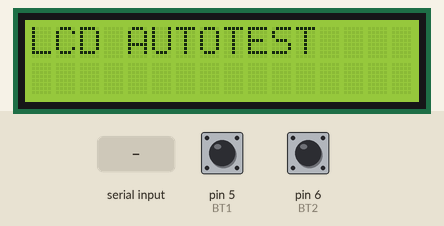
Recording of a sketch running on a simulated Arduino Uno, built with avr-gcc and run on an emulated ATmega328P. Parts: 16×2 character LCD. The test bench sets the inputs (shaded band); at power-on: pin 5 (BT1) HIGH, pin 6 (BT2) HIGH. The audio player accepts every command and is not drawn; what the sketch prints to the serial monitor is not drawn.

Above: at 0.3 s.
At 1.4 s:
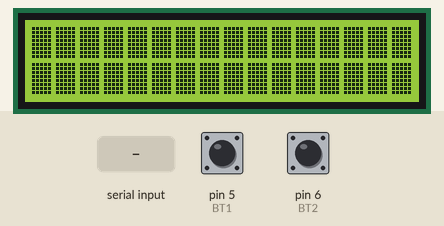
At 14.4 s:
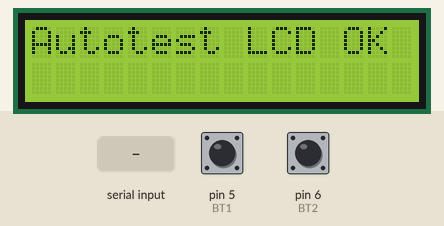

The sketch:

maintenance.ino
```cpp
#include <Wire.h>
#include <RTClib.h>
#include <LiquidCrystal_I2C.h>
//#include <LiquidCrystal.h>
#include <SoftwareSerial.h>
#include <DFRobotDFPlayerMini.h>

// Création des objets
RTC_DS3231 rtc;                                                            // Objet real time clock DS3231
LiquidCrystal_I2C lcd(0x27, 16, 2);                                        // Objet LCD : Adresse I2C = 0x27 = 0100111b, 16 colonnes, 2 lignes
//LiquidCrystal lcd(8, 9, 4, 5, 6, 7);                                     // LCD Keypad Shield V1.1 câblage classique
SoftwareSerial mySerial(10, 11);                                           // RX, TX (Pour accès à DFPlayer)
DFRobotDFPlayerMini dfplayer;                                              // Objet dfplayer

bool alarmTriggered = false;                                               // évite de relancer la musique plusieurs fois
bool PresenceDfplayer = true;                                              // Teste si MP3 présent

const int BT1 = 5;                                                         // Définition de la broche de test
const int BT2 = 6;                                                         // Définition de la broche de test

const unsigned long HOLD_TIME = 3000;                                      // 3 secondes
const unsigned long TIMEOUT_MAX = 10000;                                   // 10 secondes max pour tout le test

bool scanI2C(int nb, byte adr1, byte adr2)
    {
    byte error, address;
    int nDevices = 0;                                                      // Pas de périf pour l'instant
	bool resultat1 = false;                                                // Résultats KO au début
	bool resultat2 = false;                                                //
	bool resultat3 = false;                                                //
	bool resultat = false;                                                 //

    for (address = 1; address < 127; address++)                            // Scrute toutes les adresses possibles
        {
        Wire.beginTransmission(address);                                   // Init à l'adresse de boucle
        error = Wire.endTransmission();                                    // Fin de transmission

        if (error == 0)                                                    // Si on à 0, c'est bon
			{
            Serial.print("I2C device trouve a l'adresse 0x");              // Affiche en hexa
            if (address < 16)                                              // Si c'est moins de 16, il faut mettre un 0
                Serial.print("0");                                         //
            Serial.println(address, HEX);                                  // Affiche adresse trouvée
			if (adr1 == address)                                           // Si c'est celle du param1
			    {
                Serial.println("Afficheur LCD détecté");                   // c'est le LCD
			    resultat1 = true;                                          // Résultat bon
				}
			if (adr2 == address)                                           // Si c'est celle du param2
			    {
                Serial.println("RTC détecté");                             // c'est le RTC
			    resultat2 = true;                                          // Résultat bon
				}
            nDevices++;                                                    // Ajoute 1 aux perifs trouvés
            }
        }

    if (nDevices == 0)                                                     // Bilan comptage I2C
        Serial.println("Aucun peripherique I2C trouve.\n");                //
    else
	    {
        Serial.println("Scan termine.\n");                                 // Affichage
		if (nDevices == 2)                                                 // Si j'en ai 2, c'est bon
		    resultat3 = true;                                              //
		}
    if ((resultat1 == true) && (resultat2 == true) && (resultat3 == true)) // Combine les résultats partiels
	    {
		resultat = true;                                                   // Résultat total
        lcd.print("Autotest I2C");                                         //
		}
	return resultat;
	}

bool autotestLCD()                                                         // Fonction autotest LCD
    {
    bool reponse = true;                                                   // pour attendre une réponse clavier valide
    bool result = false;                                                   // Résultat autotest

    lcd.clear();                                                           // Efface LCD
    lcd.print("LCD AUTOTEST");                                             // Affiche
    delay(1000);                                                           // Tempo

    // Test 1 : Affichage caractères pleins
    lcd.clear();                                                           // Efface
    for (int i = 0; i < 16; i++)                                           // Pour toute la ligne
		lcd.print((char)255);                                              // ligne 1 pleine
    lcd.setCursor(0, 1);                                                   // Saute ligne 2
    for (int i = 0; i < 16; i++)                                           // Pour toute la ligne
		lcd.print((char)255);                                              // ligne 2 pleine
    delay(1000);                                                           // Tempo

    // Test 2 : Affichage de tous les caractères ASCII 32–127
    lcd.clear();                                                           // Efface
    for (int c = 32; c < 128; c++)                                         // Pour tous les caractères affichables
		{
        lcd.print((char)c);                                                // Affiche
        delay(50);                                                         // Tempo
        if ((c - 31) % 16 == 0)                                            // Pour détecter la ligne pleine
			{
            delay(500);                                                    // Tempo
            lcd.clear();                                                   // Affiche
            }
        }

    // Test 3 : Balayage des positions
    lcd.clear();                                                           // Efface
    for (int row = 0; row < 2; row++)                                      // Boucle sur les 2 lignes
		{
        for (int col = 0; col < 16; col++)                                 // Boucle sur les 16 positions
			{
            lcd.setCursor(col, row);                                       // place curseur
            lcd.print("*");                                                // affiche *
            delay(100);                                                    // Tempo
            lcd.setCursor(col, row);                                       // revient à la même place
            lcd.print(" ");                                                // pour effacer l'*
            }
        }

    // Fin du test
    lcd.clear();                                                           // Efface
    lcd.print("Autotest LCD OK");                                          // Affiche sur LCD
    Serial.println("L'affichage durant l'autotest est t'il conforme ?");   // Question sur la console
    Serial.println("o pour oui, n pour non");                              //
    while(reponse)                                                         // Attente réponse
        {
        if (Serial.available() > 0)                                        // Si on a un caractère reçu
            {
            char c = Serial.read();                                        // lit un caractère
            switch (c)                                                     // Regarde tous les cas
                {
                case 'o':                                                  // Si o
                    result = true;                                         // le test est bon
                    reponse = false;                                       // On quitte la boucle while
                break;

                case 'n':                                                  // Si n
                    result = false;                                        // le test est pas bon
                    reponse = false;                                       // On quitte la boucle
                break;

                default:                                                   // On ignore le caractère
                break;                                                     // On reste dans la boucle
                }
            }
        }
    return result;
    }

// Fonction de test des deux boutons
bool testBoutons() {
    bool testButton1 = false;                                              // Mauvais au départ
    bool testButton2 = false;                                              //
    unsigned long pressStart1 = 0;                                         // Variable de mesure durée
    unsigned long pressStart2 = 0;                                         //
    unsigned long startTime = millis();                                    // Top départ de la fonction de test

    while (!(testButton1 && testButton2))
        {
        unsigned long now = millis();                                      // Top entrée dans la boucle

        if (now - startTime > TIMEOUT_MAX)
            {
            Serial.println("Timeout test atteint");
            if (!testButton1) Serial.println("Bouton 1 non valide");
            if (!testButton2) Serial.println("Bouton 2 non valide");
            return false;                                                  // test échoué on quitte la fonction
            }

        bool b1 = (digitalRead(BT1) == LOW);                               // Lecture boutons
        bool b2 = (digitalRead(BT2) == LOW);                               //

        if (b1 == HIGH)                                                    // --- Gestion bouton 1 ---
            {
            if (pressStart1 == 0)                                          // On n'avait pas encore appuyé
                {
                pressStart1 = now;                                         // Temps début appui
                }
            else
                if (!testButton1 && (now - pressStart1 >= HOLD_TIME))      // Si appui 3s
                    {
                    testButton1 = true;                                    // Bouton OK
                    Serial.println("Bouton 1 OK");                         //
                    }
            }
        else
            {
            pressStart1 = 0;                                               // relâché → reset compteur
            }

        if (b2)                                                            // --- Gestion bouton 2 ---
            {
            if (pressStart2 == 0)                                          // On n'avait pas encore appuyé
                {
                pressStart2 = now;                                         // Temps début appui
                }
            else
                if (!testButton2 && (now - pressStart2 >= HOLD_TIME))      // Si appui 3s
                    {
                    testButton2 = true;                                    // Bouton OK
                    Serial.println("Bouton 2 OK");                         //
                    }
            }
        else
            {
            pressStart2 = 0;                                               // relâché → reset compteur
            }
        }

    Serial.println("Les boutons ont passe le test");
    return true; // test réussi
    }

void setup()
    {
	bool testI2C;                                                          // Etat du test I2C
	bool testRTC;                                                          // Etat RTC
	bool testPlayer;                                                       // Etat lecteur MP3
    bool testLCD;                                                          // Etat afficheur
    bool testButton1 = false;                                              //
    bool testButton2 = false;                                              //

    pinMode(BT1, INPUT_PULLUP);                                            // Config broche
    pinMode(BT2, INPUT_PULLUP);                                            //

    Wire.begin();                                                          // Initialisation du bus I2C
    lcd.begin();                                                           // Initialisation de l'afficheur I2C
    //lcd.begin(16, 2);                                                    // Initialisation de l'afficheur parallèle

    Serial.begin(9600);                                                    // Liaison USB 9600
    while (!Serial);                                                       // Attendre que le port série soit prêt

    Serial.println("=== Test de mon reveil ===");                          // Affichage
    Serial.println("===> Composants I2C <===");                            //
    Serial.println("Scanner I2C...");                                      //
    testI2C = scanI2C(2,0x27,0x68);                                        // Recherche I2C

    Serial.println("===> test RTC <===");                                  // Affichage
    if (!rtc.begin())                                                      // Init RTC
		{
        Serial.println("Erreur : DS3231 non détecté");                     // Erreur
		testRTC = false;                                                   //
        }
	else
        {
        Serial.println("DS3231 disponible");                               // Bon
		testRTC = true;                                                    //
        }

    Serial.println("\n===> test Afficheur <===");                          // Affichage
	lcd.backlight();                                                       // Active le rétroéclairage afficheur I2C
    testLCD = autotestLCD();                                               // Autotest
    if (testLCD == false)                                                  // Affiche résultat
        Serial.println("Erreur : afficheur défectueux");                   //
    else
        Serial.println("Afficheur fonctionnel");                           //


    Serial.println("\n===> test MP3 <===");                                // Affichage
    if (!dfplayer.begin(mySerial))                                         // Autotest
		{
        Serial.println("Erreur : DFPlayer non initialisé");                // Erreur
		testPlayer = false;                                                //
        }
	else
        {
        Serial.println("DFPlayer disponible");                             // Bon
 		testPlayer = true;                                                 //
        }

    Serial.println("\n===> Test boutons <===");
    Serial.println("Appuyer 3s sur bouton 1 (haut)");
    Serial.println("Appuyer 3s sur bouton 2 (bas)");
    testBoutons();

    Serial.println("\nTEST TERMINE");                                      // Tests terminés
    }

void loop()                                                                // Rien en loop
    {
    }
```

Measured:
- what the display in image 0 shows lasts 1.0 s, from 0.3 s to 1.3 s
